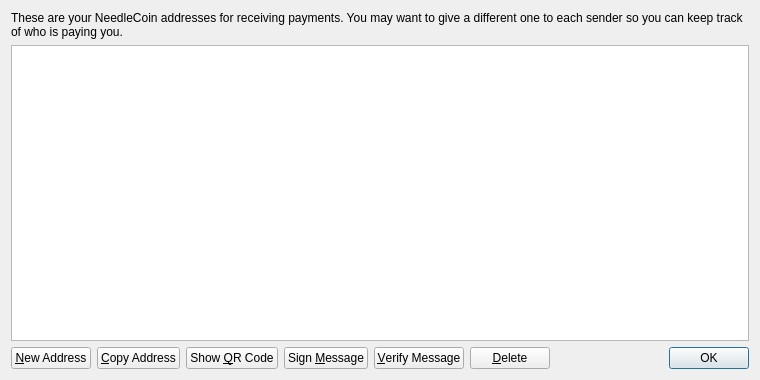
<?xml version="1.0" encoding="UTF-8"?>
<ui version="4.0">
 <class>AddressBookPage</class>
 <widget class="QWidget" name="AddressBookPage">
  <property name="geometry">
   <rect>
    <x>0</x>
    <y>0</y>
    <width>760</width>
    <height>380</height>
   </rect>
  </property>
  <property name="windowTitle">
   <string>Address Book</string>
  </property>
  <layout class="QVBoxLayout" name="verticalLayout">
   <item>
    <widget class="QLabel" name="labelExplanation">
     <property name="text">
      <string>These are your NeedleCoin addresses for receiving payments. You may want to give a different one to each sender so you can keep track of who is paying you.</string>
     </property>
     <property name="textFormat">
      <enum>Qt::PlainText</enum>
     </property>
     <property name="wordWrap">
      <bool>true</bool>
     </property>
    </widget>
   </item>
   <item>
    <widget class="QTableView" name="tableView">
     <property name="contextMenuPolicy">
      <enum>Qt::CustomContextMenu</enum>
     </property>
     <property name="toolTip">
      <string>Double-click to edit address or label</string>
     </property>
     <property name="tabKeyNavigation">
      <bool>false</bool>
     </property>
     <property name="alternatingRowColors">
      <bool>true</bool>
     </property>
     <property name="selectionMode">
      <enum>QAbstractItemView::SingleSelection</enum>
     </property>
     <property name="selectionBehavior">
      <enum>QAbstractItemView::SelectRows</enum>
     </property>
     <property name="sortingEnabled">
      <bool>true</bool>
     </property>
     <attribute name="verticalHeaderVisible">
      <bool>false</bool>
     </attribute>
    </widget>
   </item>
   <item>
    <layout class="QHBoxLayout" name="horizontalLayout">
     <item>
      <widget class="QPushButton" name="newAddressButton">
       <property name="toolTip">
        <string>Create a new address</string>
       </property>
       <property name="text">
        <string>&amp;New Address</string>
       </property>
       <property name="icon">
        <iconset resource="../bitcoin.qrc">
         <normaloff>:/icons/add</normaloff>:/icons/add</iconset>
       </property>
      </widget>
     </item>
     <item>
      <widget class="QPushButton" name="copyToClipboard">
       <property name="toolTip">
        <string>Copy the currently selected address to the system clipboard</string>
       </property>
       <property name="text">
        <string>&amp;Copy Address</string>
       </property>
       <property name="icon">
        <iconset resource="../bitcoin.qrc">
         <normaloff>:/icons/editcopy</normaloff>:/icons/editcopy</iconset>
       </property>
      </widget>
     </item>
     <item>
      <widget class="QPushButton" name="showQRCode">
       <property name="text">
        <string>Show &amp;QR Code</string>
       </property>
       <property name="icon">
        <iconset resource="../bitcoin.qrc">
         <normaloff>:/icons/qrcode</normaloff>:/icons/qrcode</iconset>
       </property>
      </widget>
     </item>
     <item>
      <widget class="QPushButton" name="signMessage">
       <property name="toolTip">
        <string>Sign a message to prove you own a NeedleCoin address</string>
       </property>
       <property name="text">
        <string>Sign &amp;Message</string>
       </property>
       <property name="icon">
        <iconset resource="../bitcoin.qrc">
         <normaloff>:/icons/edit</normaloff>:/icons/edit</iconset>
       </property>
      </widget>
     </item>
     <item>
      <widget class="QPushButton" name="verifyMessage">
       <property name="toolTip">
        <string>Verify a message to ensure it was signed with a specified NeedleCoin address</string>
       </property>
       <property name="text">
        <string>&amp;Verify Message</string>
       </property>
       <property name="icon">
        <iconset resource="../bitcoin.qrc">
         <normaloff>:/icons/transaction_0</normaloff>:/icons/transaction_0</iconset>
       </property>
      </widget>
     </item>
     <item>
      <widget class="QPushButton" name="deleteButton">
       <property name="toolTip">
        <string>Delete the currently selected address from the list</string>
       </property>
       <property name="text">
        <string>&amp;Delete</string>
       </property>
       <property name="icon">
        <iconset resource="../bitcoin.qrc">
         <normaloff>:/icons/remove</normaloff>:/icons/remove</iconset>
       </property>
      </widget>
     </item>
     <item>
      <spacer name="horizontalSpacer">
       <property name="orientation">
        <enum>Qt::Horizontal</enum>
       </property>
       <property name="sizeHint" stdset="0">
        <size>
         <width>40</width>
         <height>20</height>
        </size>
       </property>
      </spacer>
     </item>
     <item>
      <widget class="QDialogButtonBox" name="buttonBox">
       <property name="sizePolicy">
        <sizepolicy hsizetype="Maximum" vsizetype="Fixed">
         <horstretch>0</horstretch>
         <verstretch>0</verstretch>
        </sizepolicy>
       </property>
       <property name="standardButtons">
        <set>QDialogButtonBox::Ok</set>
       </property>
      </widget>
     </item>
    </layout>
   </item>
  </layout>
 </widget>
 <resources>
  <include location="../bitcoin.qrc"/>
 </resources>
 <connections/>
</ui>
